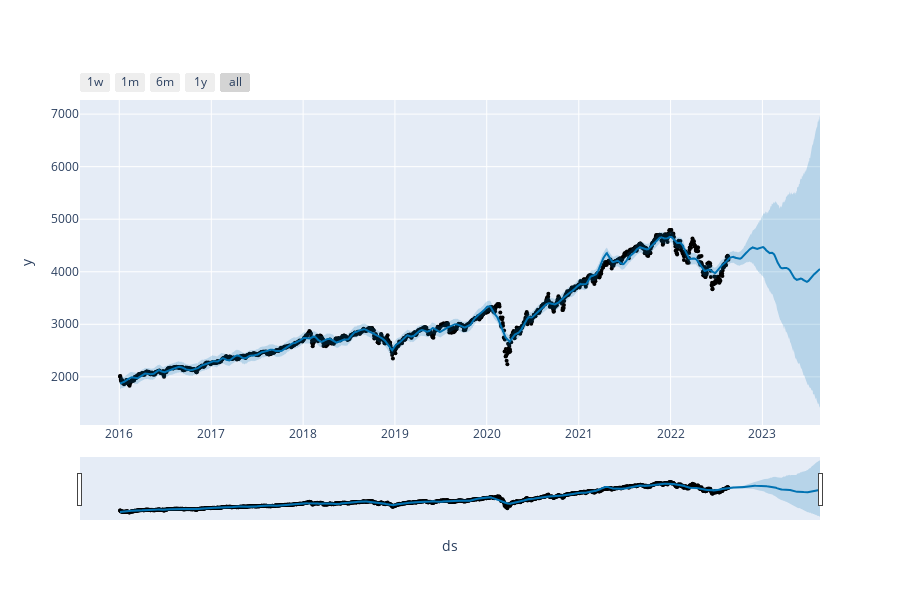

The notebook cell this image was saved under:
### Code cell
plot_plotly(m, forecast)

### Figure 1 — Plotly figure (JSON) as saved in the notebook; plotly's stock layout.template omitted (floating-point values rounded to 4 significant figures; data arrays with more than 128 entries replaced by an {"elided": "..."} marker saying what was removed)
{"data": [{"marker": {"color": "black", "size": 4}, "mode": "markers", "name": "Actual", "type": "scatter", "x": {"elided": "1670 str values"}, "y": {"elided": "1670 float values"}}, {"hoverinfo": "skip", "line": {"width": 0}, "mode": "lines", "type": "scatter", "x": {"elided": "1930 str values"}, "y": {"elided": "1930 float values"}}, {"fill": "tonexty", "fillcolor": "rgba(0, 114, 178, 0.2)", "line": {"color": "#0072B2", "width": 2}, "mode": "lines", "name": "Predicted", "type": "scatter", "x": {"elided": "1930 str values"}, "y": {"elided": "1930 float values"}}, {"fill": "tonexty", "fillcolor": "rgba(0, 114, 178, 0.2)", "hoverinfo": "skip", "line": {"width": 0}, "mode": "lines", "type": "scatter", "x": {"elided": "1930 str values"}, "y": {"elided": "1930 float values"}}], "layout": {"height": 600, "showlegend": false, "width": 900, "xaxis": {"rangeselector": {"buttons": [{"count": 7, "label": "1w", "step": "day", "stepmode": "backward"}, {"count": 1, "label": "1m", "step": "month", "stepmode": "backward"}, {"count": 6, "label": "6m", "step": "month", "stepmode": "backward"}, {"count": 1, "label": "1y", "step": "year", "stepmode": "backward"}, {"step": "all"}]}, "rangeslider": {"visible": true}, "title": {"text": "ds"}, "type": "date"}, "yaxis": {"title": {"text": "y"}}}}
